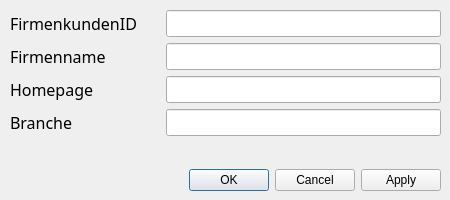
<?xml version="1.0" encoding="UTF-8"?>
<ui version="4.0">
 <class>DBOp_Firmenkunde</class>
 <widget class="QDialog" name="DBOp_Firmenkunde">
  <property name="geometry">
   <rect>
    <x>0</x>
    <y>0</y>
    <width>450</width>
    <height>200</height>
   </rect>
  </property>
  <property name="windowTitle">
   <string>Firmenkunde</string>
  </property>
  <widget class="QWidget" name="layoutWidget">
   <property name="geometry">
    <rect>
     <x>10</x>
     <y>10</y>
     <width>431</width>
     <height>181</height>
    </rect>
   </property>
   <layout class="QVBoxLayout" name="verticalLayout">
    <item>
     <layout class="QFormLayout" name="formLayout">
      <item row="0" column="0">
       <widget class="QLabel" name="labelFirmenkundenID">
        <property name="minimumSize">
         <size>
          <width>150</width>
          <height>0</height>
         </size>
        </property>
        <property name="font">
         <font>
          <family>Sans Serif</family>
          <pointsize>12</pointsize>
         </font>
        </property>
        <property name="text">
         <string>FirmenkundenID</string>
        </property>
       </widget>
      </item>
      <item row="0" column="1">
       <widget class="QLineEdit" name="lineFirmenkundenID">
        <property name="minimumSize">
         <size>
          <width>200</width>
          <height>27</height>
         </size>
        </property>
       </widget>
      </item>
      <item row="1" column="0">
       <widget class="QLabel" name="labelFirmenname">
        <property name="font">
         <font>
          <family>Sans Serif</family>
          <pointsize>12</pointsize>
         </font>
        </property>
        <property name="text">
         <string>Firmenname</string>
        </property>
       </widget>
      </item>
      <item row="1" column="1">
       <widget class="QLineEdit" name="lineFirmenname">
        <property name="minimumSize">
         <size>
          <width>200</width>
          <height>27</height>
         </size>
        </property>
       </widget>
      </item>
      <item row="2" column="0">
       <widget class="QLabel" name="labelHomepage">
        <property name="font">
         <font>
          <family>Sans Serif</family>
          <pointsize>12</pointsize>
         </font>
        </property>
        <property name="text">
         <string>Homepage</string>
        </property>
       </widget>
      </item>
      <item row="2" column="1">
       <widget class="QLineEdit" name="lineHomepage">
        <property name="minimumSize">
         <size>
          <width>200</width>
          <height>27</height>
         </size>
        </property>
       </widget>
      </item>
      <item row="3" column="0">
       <widget class="QLabel" name="labelBranche">
        <property name="font">
         <font>
          <family>Sans Serif</family>
          <pointsize>12</pointsize>
         </font>
        </property>
        <property name="text">
         <string>Branche</string>
        </property>
       </widget>
      </item>
      <item row="3" column="1">
       <widget class="QLineEdit" name="lineBranche">
        <property name="minimumSize">
         <size>
          <width>200</width>
          <height>27</height>
         </size>
        </property>
       </widget>
      </item>
     </layout>
    </item>
    <item>
     <spacer name="verticalSpacer">
      <property name="orientation">
       <enum>Qt::Vertical</enum>
      </property>
      <property name="sizeHint" stdset="0">
       <size>
        <width>20</width>
        <height>40</height>
       </size>
      </property>
     </spacer>
    </item>
    <item>
     <widget class="QDialogButtonBox" name="buttonBox">
      <property name="orientation">
       <enum>Qt::Horizontal</enum>
      </property>
      <property name="standardButtons">
       <set>QDialogButtonBox::Apply|QDialogButtonBox::Cancel|QDialogButtonBox::Ok</set>
      </property>
     </widget>
    </item>
   </layout>
  </widget>
 </widget>
 <resources/>
 <connections>
  <connection>
   <sender>buttonBox</sender>
   <signal>accepted()</signal>
   <receiver>DBOp_Firmenkunde</receiver>
   <slot>accept()</slot>
   <hints>
    <hint type="sourcelabel">
     <x>248</x>
     <y>254</y>
    </hint>
    <hint type="destinationlabel">
     <x>157</x>
     <y>274</y>
    </hint>
   </hints>
  </connection>
  <connection>
   <sender>buttonBox</sender>
   <signal>rejected()</signal>
   <receiver>DBOp_Firmenkunde</receiver>
   <slot>reject()</slot>
   <hints>
    <hint type="sourcelabel">
     <x>316</x>
     <y>260</y>
    </hint>
    <hint type="destinationlabel">
     <x>286</x>
     <y>274</y>
    </hint>
   </hints>
  </connection>
 </connections>
</ui>
